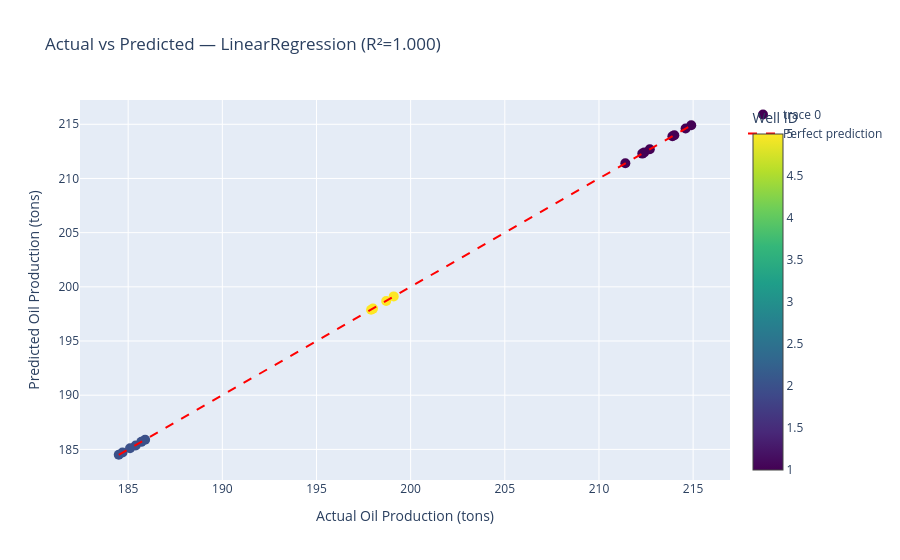

The notebook cell this image was saved under:
### Code cell
# Actual vs Predicted scatter
fig = go.Figure()
fig.add_trace(go.Scatter(
    x=test_df['actual'], y=test_df['predicted'],
    mode='markers',
    marker=dict(color=test_df['well_id'], size=10, colorscale='viridis', showscale=True, colorbar=dict(title='Well ID')),
    text=[f"Well {w}, {d}" for w, d in zip(test_df['well_id'], test_df['date'])],
    hovertemplate='Actual: %{x:.1f}<br>Predicted: %{y:.1f}<extra></extra>'
))

# Perfect prediction line
min_val = min(test_df['actual'].min(), test_df['predicted'].min())
max_val = max(test_df['actual'].max(), test_df['predicted'].max())
fig.add_trace(go.Scatter(x=[min_val, max_val], y=[min_val, max_val],
                         mode='lines', name='Perfect prediction',
                         line=dict(color='red', dash='dash')))

fig.update_layout(
    title=f'Actual vs Predicted — {best_model} (R²={max(r2_lr, r2_rf):.3f})',
    xaxis_title='Actual Oil Production (tons)',
    yaxis_title='Predicted Oil Production (tons)',
    height=500
)
fig.show()

### Figure 1 — Plotly figure (JSON) as saved in the notebook; plotly's stock layout.template omitted (floating-point values rounded to 4 significant figures)
{"data": [{"hovertemplate": "Actual: %{x:.1f}<br>Predicted: %{y:.1f}<extra></extra>", "marker": {"color": [1, 1, 2, 5, 2, 2, 1, 5, 1, 2, 1, 5, 1, 2, 2, 5, 1, 1], "colorbar": {"title": {"text": "Well ID"}}, "colorscale": [[0, "#440154"], [0.1111, "#482878"], [0.2222, "#3e4989"], [0.3333, "#31688e"], [0.4444, "#26828e"], [0.5556, "#1f9e89"], [0.6667, "#35b779"], [0.7778, "#6ece58"], [0.8889, "#b5de2b"], [1, "#fde725"]], "showscale": true, "size": 10}, "mode": "markers", "text": ["Well 1, 2025-10-01 00:00:00", "Well 1, 2025-10-05 00:00:00", "Well 2, 2025-10-06 00:00:00", "Well 5, 2025-10-06 00:00:00", "Well 2, 2025-10-10 00:00:00", "Well 2, 2025-10-11 00:00:00", "Well 1, 2025-10-11 00:00:00", "Well 5, 2025-10-11 00:00:00", "Well 1, 2025-10-13 00:00:00", "Well 2, 2025-10-15 00:00:00", "Well 1, 2025-10-19 00:00:00", "Well 5, 2025-10-22 00:00:00", "Well 1, 2025-10-23 00:00:00", "Well 2, 2025-10-26 00:00:00", "Well 2, 2025-10-27 00:00:00", "Well 5, 2025-10-27 00:00:00", "Well 1, 2025-10-27 00:00:00", "Well 1, 2025-10-29 00:00:00"], "type": "scatter", "x": [212.4, 214.6, 185.4, 199.1, 185.9, 184.7, 211.4, 197.9, 214.9, 185.7, 214.0, 198.7, 212.7, 184.5, 185.1, 198.0, 213.9, 212.3], "y": [212.4, 214.6, 185.4, 199.1, 185.9, 184.7, 211.4, 197.9, 214.9, 185.7, 214.0, 198.7, 212.7, 184.5, 185.1, 198.0, 213.9, 212.3]}, {"line": {"color": "red", "dash": "dash"}, "mode": "lines", "name": "Perfect prediction", "type": "scatter", "x": [184.5, 214.9], "y": [184.5, 214.9]}], "layout": {"autosize": true, "title": {"text": "Actual vs Predicted — LinearRegression (R²=1.000)"}, "xaxis": {"autorange": true, "range": [182.2, 217.2], "title": {"text": "Actual Oil Production (tons)"}, "type": "linear"}, "yaxis": {"autorange": true, "range": [181.5, 217.9], "title": {"text": "Predicted Oil Production (tons)"}, "type": "linear"}}}
